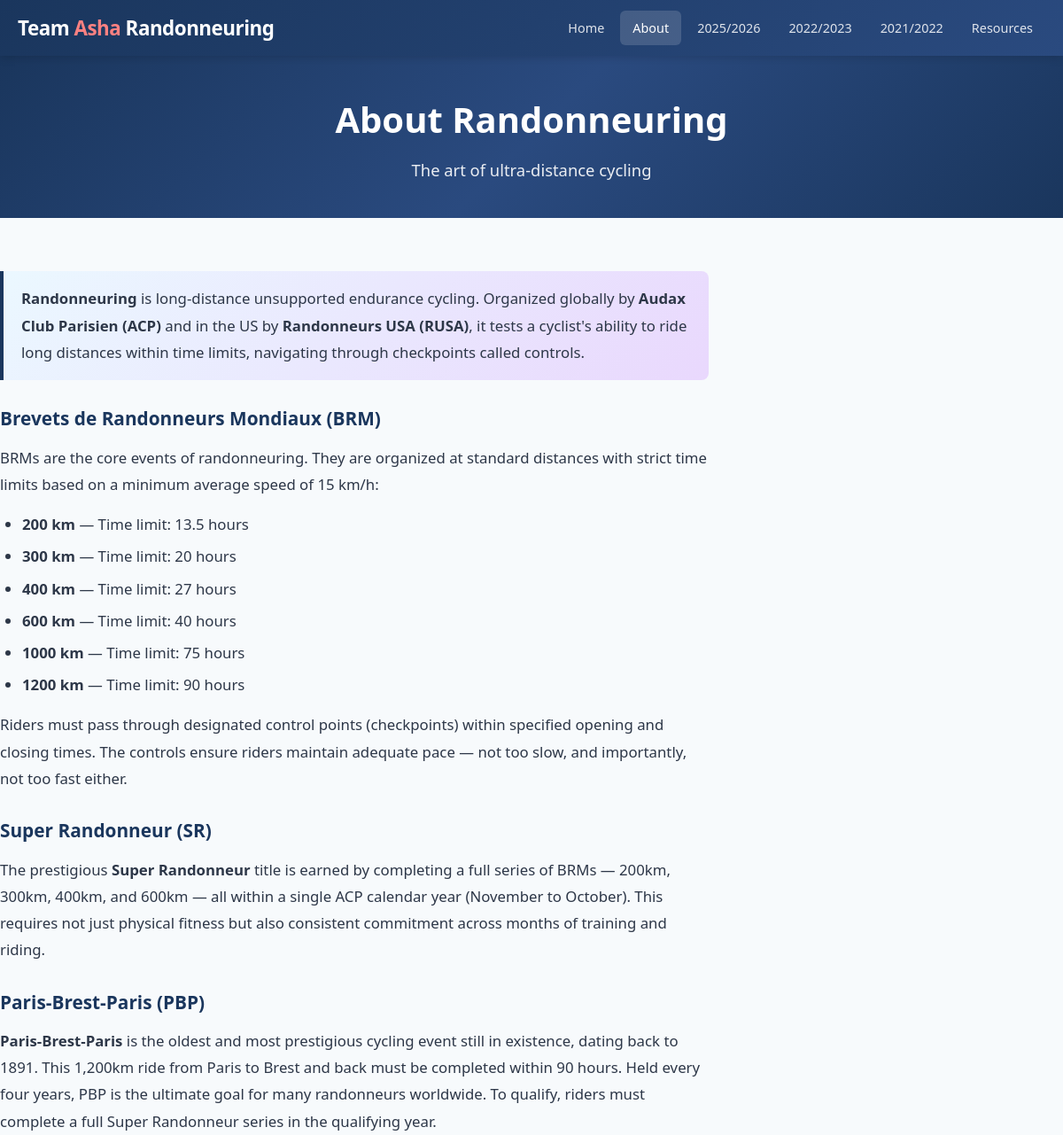
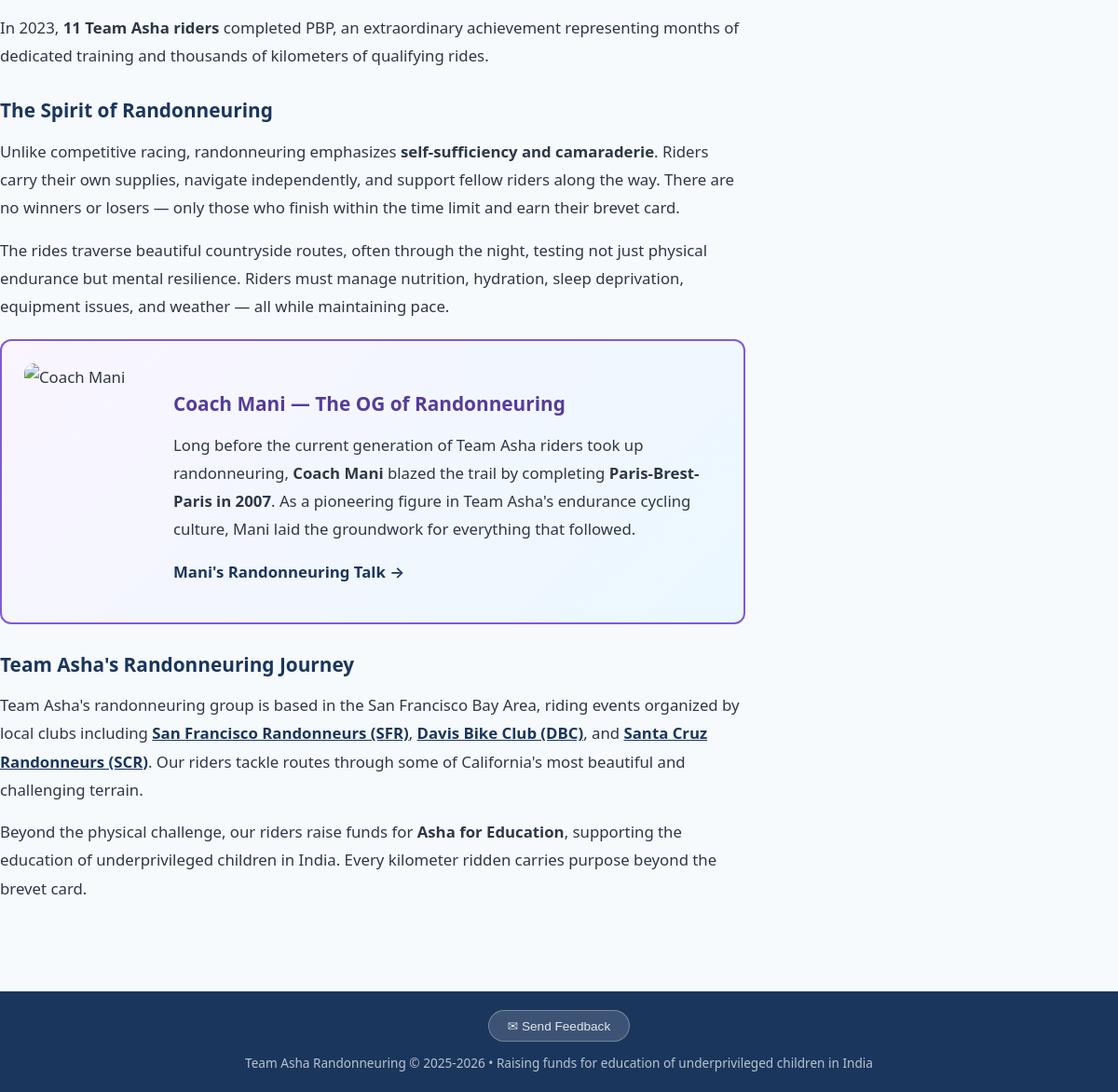
/about, run on the app's committed database (2 pictures, top to bottom).
### tables this page shows
CREATE TABLE season (
        id INTEGER PRIMARY KEY AUTOINCREMENT,
        name TEXT UNIQUE NOT NULL,
        start_date DATE,
        end_date DATE,
        is_current BOOLEAN DEFAULT 0
    );

### routes/main.py (the view)
@main_bp.route('/about')
def about():
    return render_template('about.html')

### app.py (called while the page is built)
def create_app():
    app = Flask(__name__)
    app.config.from_object(Config)
    db.init_app(app)
    from routes.main import main_bp
    from routes.riders import riders_bp
    from routes.signup import signup_bp
    from routes.admin import admin_bp
    app.register_blueprint(main_bp)
    app.register_blueprint(riders_bp)
    app.register_blueprint(signup_bp, url_prefix='/signup')
    app.register_blueprint(admin_bp, url_prefix='/admin')
    @app.template_filter('commafy')
    def commafy_filter(value):
        try:
            return f"{int(value):,}"
        except (ValueError, TypeError):
            return value
    @app.context_processor
    def inject_helpers():
        from models import get_all_seasons, get_current_season
        return dict(
            seasons=get_all_seasons(),
            current_season=get_current_season(),
        )
    return app

### db.py (called while the page is built)
def get_db():
    if 'db' not in g:
        g.db = sqlite3.connect(current_app.config['DB_PATH'])
        g.db.row_factory = sqlite3.Row
        g.db.execute("PRAGMA foreign_keys = ON")
    return g.db

### models.py (called while the page is built)
def get_all_seasons():
    return get_db().execute("SELECT * FROM season ORDER BY start_date DESC").fetchall()

def get_current_season():
    return get_db().execute("SELECT * FROM season WHERE is_current = 1").fetchone()

### templates/about.html (shortened to what this page needs)
{% extends "base.html" %}
{% block content %}
<div class="hero" style="padding:40px 20px;">
<h1>About Randonneuring</h1>
<p>The art of ultra-distance cycling</p>
</div>
<div class="container section">
<div class="about-content">
<div class="highlight-box">
<strong>Randonneuring</strong> is long-distance unsupported endurance cycling. Organized globally by <strong>Audax Club Parisien (ACP)</strong> and in the US by <strong>Randonneurs USA (RUSA)</strong>, it tests a cyclist's ability to ride long distances within time limits, navigating through checkpoints called controls.
</div>
<h3>Brevets de Randonneurs Mondiaux (BRM)</h3>
<p>BRMs are the core events of randonneuring. They are organized at standard distances with strict time limits based on a minimum average speed of 15 km/h:</p>
<ul>
<li><strong>200 km</strong> &mdash; Time limit: 13.5 hours</li>
<li><strong>300 km</strong> &mdash; Time limit: 20 hours</li>
<li><strong>400 km</strong> &mdash; Time limit: 27 hours</li>
<li><strong>600 km</strong> &mdash; Time limit: 40 hours</li>
<li><strong>1000 km</strong> &mdash; Time limit: 75 hours</li>
<li><strong>1200 km</strong> &mdash; Time limit: 90 hours</li>
</ul>
<p>Riders must pass through designated control points (checkpoints) within specified opening and closing times. The controls ensure riders maintain adequate pace &mdash; not too slow, and importantly, not too fast either.</p>
<h3>Super Randonneur (SR)</h3>
<p>The prestigious <strong>Super Randonneur</strong> title is earned by completing a full series of BRMs &mdash; 200km, 300km, 400km, and 600km &mdash; all within a single ACP calendar year (November to October). This requires not just physical fitness but also consistent commitment across months of training and riding.</p>
<h3>Paris-Brest-Paris (PBP)</h3>
<p><strong>Paris-Brest-Paris</strong> is the oldest and most prestigious cycling event still in existence, dating back to 1891. This 1,200km ride from Paris to Brest and back must be completed within 90 hours. Held every four years, PBP is the ultimate goal for many randonneurs worldwide. To qualify, riders must complete a full Super Randonneur series in the qualifying year.</p>
<p>In 2023, <strong>11 Team Asha riders</strong> completed PBP, an extraordinary achievement representing months of dedicated training and thousands of kilometers of qualifying rides.</p>
<h3>The Spirit of Randonneuring</h3>
<p>Unlike competitive racing, randonneuring emphasizes <strong>self-sufficiency and camaraderie</strong>. Riders carry their own supplies, navigate independently, and support fellow riders along the way. There are no winners or losers &mdash; only those who finish within the time limit and earn their brevet card.</p>
<p>The rides traverse beautiful countryside routes, often through the night, testing not just physical endurance but mental resilience. Riders must manage nutrition, hydration, sleep deprivation, equipment issues, and weather &mdash; all while maintaining pace.</p>
<div class="coach-box" style="display:flex;gap:20px;align-items:flex-start;">
<img src="https://ta.ashanet.org/siliconvalley/marathon/images/coach_mani.jpg" alt="Coach Mani" style="width:140px;height:140px;object-fit:cover;border-radius:10px;flex-shrink:0;">
<div>
<h3>Coach Mani &mdash; The OG of Randonneuring</h3>
<p style="margin-top:10px;">Long before the current generation of Team Asha riders took up randonneuring, <strong>Coach Mani</strong> blazed the trail by completing <strong>Paris-Brest-Paris in 2007</strong>. As a pioneering figure in Team Asha's endurance cycling culture, Mani laid the groundwork for everything that followed.</p>
<p style="margin-top:10px;">
<a href="https://drive.google.com/drive/folders/1H16EtK2AQqXKS1K2lSUDiLBkk3FojjGd" class="rider-link" target="_blank">Mani's Randonneuring Talk &rarr;</a>
</p>
</div>
</div>
<h3>Team Asha's Randonneuring Journey</h3>
<p>Team Asha's randonneuring group is based in the San Francisco Bay Area, riding events organized by local clubs including <strong><a href="https://sfrandonneurs.org/" target="_blank" style="color:var(--primary);">San Francisco Randonneurs (SFR)</a></strong>, <strong><a href="https://www.davisbikeclub.org/ultracycling" target="_blank" style="color:var(--primary);">Davis Bike Club (DBC)</a></strong>, and <strong><a href="https://www.santacruzrandonneurs.org/" target="_blank" style="color:var(--primary);">Santa Cruz Randonneurs (SCR)</a></strong>. Our riders tackle routes through some of California's most beautiful and challenging terrain.</p>
<p>Beyond the physical challenge, our riders raise funds for <strong>Asha for Education</strong>, supporting the education of underprivileged children in India. Every kilometer ridden carries purpose beyond the brevet card.</p>
</div>
</div>
{% endblock %}

### templates/base.html (shortened to what this page needs)
<!DOCTYPE html>
<html lang="en">
<head>
<link rel="stylesheet" href="{{ url_for('static', filename='style.css') }}">
</head>
<body>
<header>
<div class="header-inner">
<div class="logo"><a href="{{ url_for('main.index') }}">Team <span>Asha</span> Randonneuring</a></div>
<nav>
    <a href="{{ url_for('main.index') }}" {% if request.endpoint == 'main.index' %}class="active"{% endif %}>Home</a>
    <a href="{{ url_for('main.about') }}" {% if request.endpoint == 'main.about' %}class="active"{% endif %}>About</a>
    {% for s in seasons %}
    {% set is_active = request.view_args.get('season_name') == s.name and (request.endpoint == 'riders.season_riders' or request.endpoint == 'riders.upcoming_brevets') %}
    {% if s.is_current %}
    <div class="nav-dropdown">
        <a href="{{ url_for('riders.season_riders', season_name=s.name) }}" {% if is_active %}class="active"{% endif %}>{{ s.name[:4] }}/{{ s.name[5:] }}</a>
    </div>
    {% else %}
    <a href="{{ url_for('riders.season_riders', season_name=s.name) }}"
       {% if is_active %}class="active"{% endif %}>
       {{ s.name[:4] }}/{{ s.name[5:] }}
    </a>
    {% endif %}
    {% endfor %}
    <a href="{{ url_for('main.resources') }}" {% if request.endpoint == 'main.resources' %}class="active"{% endif %}>Resources</a>
</nav>
</div>
</header>
{% block content %}{% endblock %}
<footer>
<div class="container">
<div style="margin-bottom:12px;">
<button class="feedback-btn" onclick="document.getElementById('feedback-modal').style.display='flex'">&#x2709; Send Feedback</button>
</div>
Team Asha Randonneuring &copy; 2025-2026 &bull; Raising funds for education of underprivileged children in India
</div>
</footer>
</body>
</html>

### static/style.css (style rules this page uses)
:root { --primary: #1a365d; --accent: #e53e3e; --accent-light: #fc8181; --bg: #f7fafc; --card-bg: #ffffff; --text: #2d3748; --text-light: #718096; --border: #e2e8f0; --success: #38a169; --warning: #d69e2e; --danger: #e53e3e; }
* { margin: 0; padding: 0; box-sizing: border-box; }
body { font-family: 'Segoe UI', system-ui, -apple-system, sans-serif; background: var(--bg); color: var(--text); line-height: 1.6; }
.container { max-width: 1200px; margin: 0 auto; padding: 0 20px; }
header { background: linear-gradient(135deg, var(--primary) 0%, #2a4a7f 100%); color: white; padding: 0; position: sticky; top: 0; z-index: 100; box-shadow: 0 2px 10px rgba(0,0,0,0.15); }
.header-inner { display: flex; align-items: center; justify-content: space-between; padding: 12px 20px; max-width: 1200px; margin: 0 auto; }
.logo { font-size: 1.4rem; font-weight: 700; letter-spacing: -0.5px; }
.logo span { color: var(--accent-light); }
.logo a { color: inherit; text-decoration: none; }
nav { display: flex; gap: 4px; flex-wrap: wrap; }
nav a { color: rgba(255,255,255,0.85); text-decoration: none; padding: 8px 14px; border-radius: 6px; font-size: 0.9rem; font-weight: 500; transition: all 0.2s; }
nav a:hover, nav a.active { background: rgba(255,255,255,0.15); color: white; }
.hero { background: linear-gradient(135deg, var(--primary) 0%, #2a4a7f 50%, #1a365d 100%); color: white; padding: 60px 20px; text-align: center; }
.hero h1 { font-size: 2.5rem; margin-bottom: 10px; font-weight: 800; }
.hero p { font-size: 1.15rem; opacity: 0.9; max-width: 700px; margin: 0 auto; }
.section { padding: 40px 0; }
.rider-link { color: var(--primary); text-decoration: none; font-weight: 600; }
footer { background: var(--primary); color: rgba(255,255,255,0.7); text-align: center; padding: 20px; margin-top: 40px; font-size: 0.85rem; }
.about-content { max-width: 800px; line-height: 1.8; font-size: 1.05rem; }
.about-content h3 { color: var(--primary); margin: 25px 0 10px; font-size: 1.3rem; }
.about-content p { margin-bottom: 15px; }
.about-content ul { margin: 10px 0 15px 25px; }
.about-content li { margin-bottom: 6px; }
.highlight-box { background: linear-gradient(135deg, #ebf8ff, #e9d8fd); border-left: 4px solid var(--primary); padding: 16px 20px; border-radius: 0 8px 8px 0; margin: 20px 0; }
.coach-box { background: linear-gradient(135deg, #faf5ff, #ebf8ff); border: 2px solid #805ad5; border-radius: 12px; padding: 24px; margin: 20px 0; }
.coach-box h3 { color: #553c9a; margin-bottom: 10px; }
.nav-dropdown { position: relative; display: inline-block; }
.nav-dropdown > a { color: rgba(255,255,255,0.85); text-decoration: none; padding: 8px 14px; border-radius: 6px; font-size: 0.9rem; font-weight: 500; transition: all 0.2s; display: inline-block; }
.nav-dropdown::after { content: ''; position: absolute; top: 100%; left: 0; width: 100%; height: 10px; }
.feedback-btn { display: inline-block; padding: 8px 20px; background: rgba(255,255,255,0.15); color: rgba(255,255,255,0.85); border: 1px solid rgba(255,255,255,0.3); border-radius: 20px; font-size: 0.85rem; font-weight: 500; cursor: pointer; transition: all 0.2s; }

### data on the page
season: name "2025", name "2026"
season: name "2022", name "2023"
season: name "2021", name "2022"
